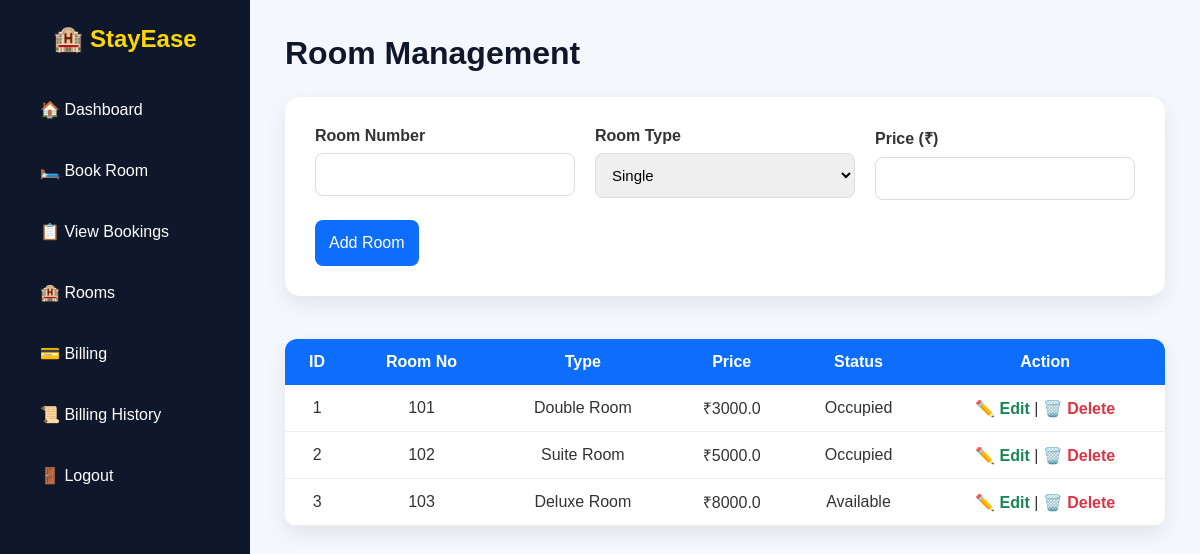
Page /rooms (signed in) on the committed database.
### tables this page shows
CREATE TABLE rooms (

    id INTEGER PRIMARY KEY AUTOINCREMENT,

    room_number TEXT UNIQUE,

    room_type TEXT,

    price REAL,

    status TEXT

);

### app.py (the view, shortened to what this page needs)
@app.route("/rooms", methods=["GET", "POST"])
def rooms():
    if "logged_in" not in session:
        return redirect(url_for("login"))
    conn = sqlite3.connect("stayease.db")
    conn.row_factory = sqlite3.Row
    cursor = conn.cursor()
    cursor.execute("SELECT * FROM rooms")
    rooms = cursor.fetchall()
    conn.close()
    return render_template("rooms.html", rooms=rooms)

### templates/rooms.html (shortened to what this page needs)
{% extends "base.html" %}
{% block content %}
<h1>Room Management</h1>
<form method="POST">
<div class="row">
<div class="input-box">
<label>Room Number</label>
<input type="text" name="room_number" required>
</div>
<div class="input-box">
<label>Room Type</label>
<select name="room_type" required>
<option>Single</option>
</select>
</div>
<div class="input-box">
<label>Price (₹)</label>
<input type="number" name="price" required>
</div>
</div>
<button type="submit">
Add Room
</button>
</form>
<br>
<table class="booking-table">
<thead>
<tr>
<th>ID</th>
<th>Room No</th>
<th>Type</th>
<th>Price</th>
<th>Status</th>
<th>Action</th>
</tr>
</thead>
<tbody>
{% for room in rooms %}
<tr>
<td>{{ room.id }}</td>
<td>{{ room.room_number }}</td>
<td>{{ room.room_type }}</td>
<td>₹{{ room.price }}</td>
<td>{{ room.status }}</td>
<td>
<a href="/edit_room/{{ room.id }}">✏️ Edit</a>
|
<a href="/delete_room/{{ room.id }}"
onclick="return confirm('Delete this room?')">
🗑️ Delete
</a>
</td>
</tr>
{% endfor %}
</tbody>
</table>
{% endblock %}

### static/css/dashboard.css (style rules this page uses)
* { margin:0; padding:0; box-sizing:border-box; font-family:'Poppins',sans-serif; }
body { background:#f4f7fc; color:#333; }
.main-content h1 { color:#0F172A; margin-bottom:10px; }
form { background:#fff; padding:30px; border-radius:15px; box-shadow:0 8px 20px rgba(0,0,0,.08); margin-top:25px; }
.row { display:flex; gap:20px; margin-bottom:20px; }
.input-box { flex:1; display:flex; flex-direction:column; }
.input-box label { margin-bottom:8px; font-weight:600; color:#333; }
.input-box input, .input-box select, .input-box textarea { padding:12px; border:1px solid #dcdcdc; border-radius:8px; font-size:15px; outline:none; }
button[type="submit"] { background:#0d6efd; color:white; border:none; padding:14px; border-radius:8px; cursor:pointer; font-size:16px; transition:.3s; }
.booking-table { width:100%; margin-top:25px; border-collapse:collapse; background:white; border-radius:12px; overflow:hidden; box-shadow:0 8px 20px rgba(0,0,0,.08); }
.booking-table th { background:#0d6efd; color:white; padding:14px; }
.booking-table td { padding:12px; text-align:center; border-bottom:1px solid #eee; color:#333; }
.booking-table a { text-decoration:none; font-weight:600; }
.booking-table a:first-child { color:#198754; }
.booking-table a:last-child { color:#dc3545; }

### rows in the picture
rooms: id "1", room_number "101", room_type "Double Room", price "3000.0", status "Occupied"
rooms: id "2", room_number "102", room_type "Suite Room", price "5000.0", status "Occupied"
rooms: id "3", room_number "103", room_type "Deluxe Room", price "8000.0", status "Available"
